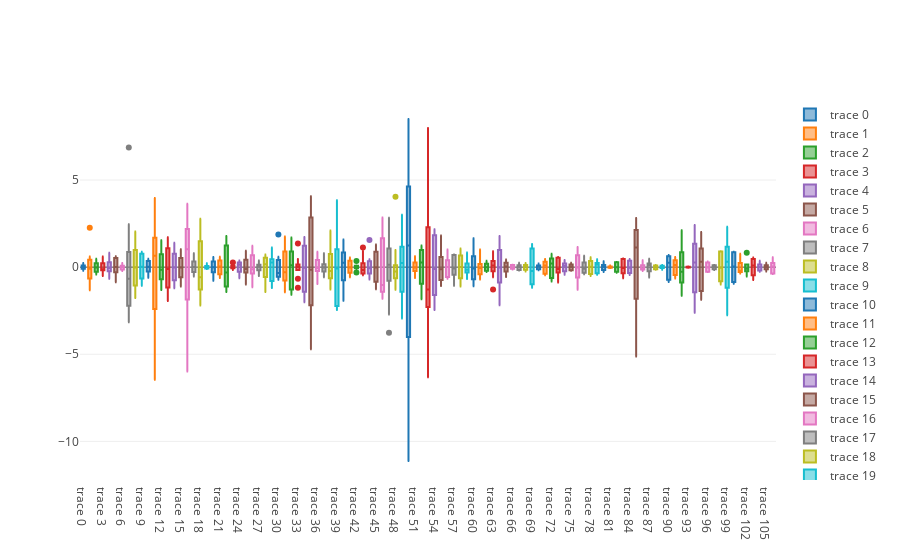

The cell this chart's notebook holds for it:
### Markdown cell above
# Linear Regression

### Code cell
model = Pipeline([('poly', PolynomialFeatures(degree=1)),('linear', LinearRegression(fit_intercept=False))])

errors = []
residuals = []
linear_coefs = []
for y in male_testosterones:
    x = np.arange(len(y))
    model = model.fit(np.arange(len(y))[:, np.newaxis], y)
    y_hat = model.named_steps['linear'].coef_[0] + model.named_steps['linear'].coef_[1] * x
    residual = y - y_hat
    error = np.mean((residual) ** 2) ** .5
    errors.append(error)
    residuals.append(residual)
    linear_coefs.append(model.named_steps['linear'].coef_)

data = [go.Box(y=residual, hoverinfo=residual.index[0]) for residual in residuals]
iplot(data)
